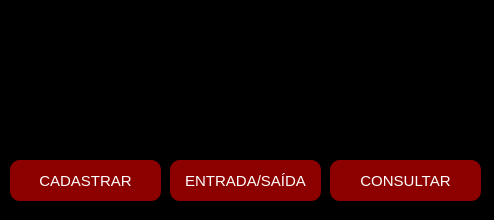
<?xml version="1.0" encoding="UTF-8"?>
<ui version="4.0">
 <class>MainWindow</class>
 <widget class="QMainWindow" name="MainWindow">
  <property name="geometry">
   <rect>
    <x>0</x>
    <y>0</y>
    <width>494</width>
    <height>220</height>
   </rect>
  </property>
  <property name="windowTitle">
   <string>MainWindow</string>
  </property>
  <property name="styleSheet">
   <string notr="true">background-color: rgb(0, 0, 0);</string>
  </property>
  <widget class="QWidget" name="centralwidget">
   <widget class="QPushButton" name="pushButton">
    <property name="geometry">
     <rect>
      <x>10</x>
      <y>160</y>
      <width>151</width>
      <height>41</height>
     </rect>
    </property>
    <property name="font">
     <font>
      <pointsize>11</pointsize>
     </font>
    </property>
    <property name="cursor">
     <cursorShape>PointingHandCursor</cursorShape>
    </property>
    <property name="styleSheet">
     <string notr="true">QPushButton{
background-color: rgb(140, 0, 0);
color: rgb(255, 255, 255);
border-radius:10px
}

QPushButton:hover{

color: rgb(170, 0, 0);
background-color: rgb(255, 255, 255);

}</string>
    </property>
    <property name="text">
     <string>CADASTRAR</string>
    </property>
   </widget>
   <widget class="QPushButton" name="pushButton_2">
    <property name="geometry">
     <rect>
      <x>330</x>
      <y>160</y>
      <width>151</width>
      <height>41</height>
     </rect>
    </property>
    <property name="font">
     <font>
      <pointsize>11</pointsize>
     </font>
    </property>
    <property name="cursor">
     <cursorShape>PointingHandCursor</cursorShape>
    </property>
    <property name="styleSheet">
     <string notr="true">QPushButton{
background-color: rgb(140, 0, 0);
color: rgb(255, 255, 255);
border-radius:10px
}

QPushButton:hover{

color: rgb(170, 0, 0);
background-color: rgb(255, 255, 255);

}</string>
    </property>
    <property name="text">
     <string>CONSULTAR</string>
    </property>
   </widget>
   <widget class="QPushButton" name="pushButton_3">
    <property name="geometry">
     <rect>
      <x>170</x>
      <y>160</y>
      <width>151</width>
      <height>41</height>
     </rect>
    </property>
    <property name="font">
     <font>
      <pointsize>11</pointsize>
     </font>
    </property>
    <property name="cursor">
     <cursorShape>PointingHandCursor</cursorShape>
    </property>
    <property name="styleSheet">
     <string notr="true">QPushButton{
background-color: rgb(140, 0, 0);
color: rgb(255, 255, 255);
border-radius:10px
}

QPushButton:hover{

color: rgb(170, 0, 0);
background-color: rgb(255, 255, 255);

}</string>
    </property>
    <property name="text">
     <string>ENTRADA/SAÍDA</string>
    </property>
   </widget>
   <widget class="QLabel" name="label">
    <property name="geometry">
     <rect>
      <x>40</x>
      <y>20</y>
      <width>411</width>
      <height>111</height>
     </rect>
    </property>
    <property name="text">
     <string/>
    </property>
    <property name="pixmap">
     <pixmap>FOTOS/LOGO.png</pixmap>
    </property>
   </widget>
  </widget>
 </widget>
 <resources/>
 <connections/>
</ui>
